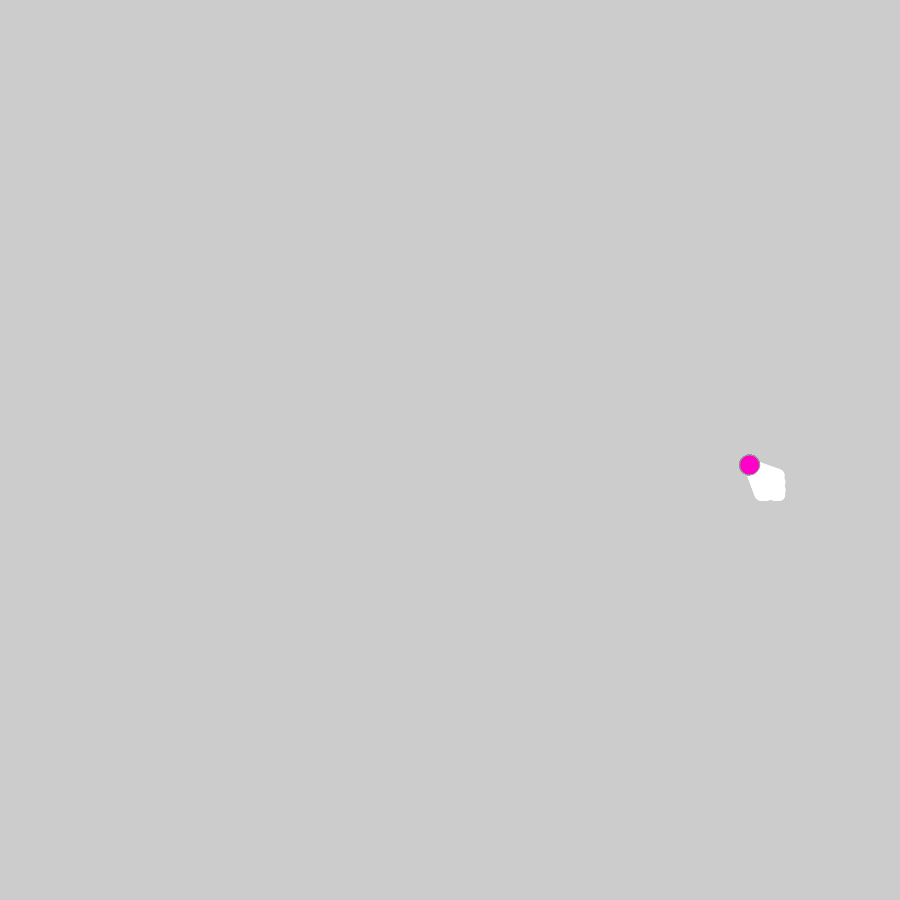
Frame 1 (no input)
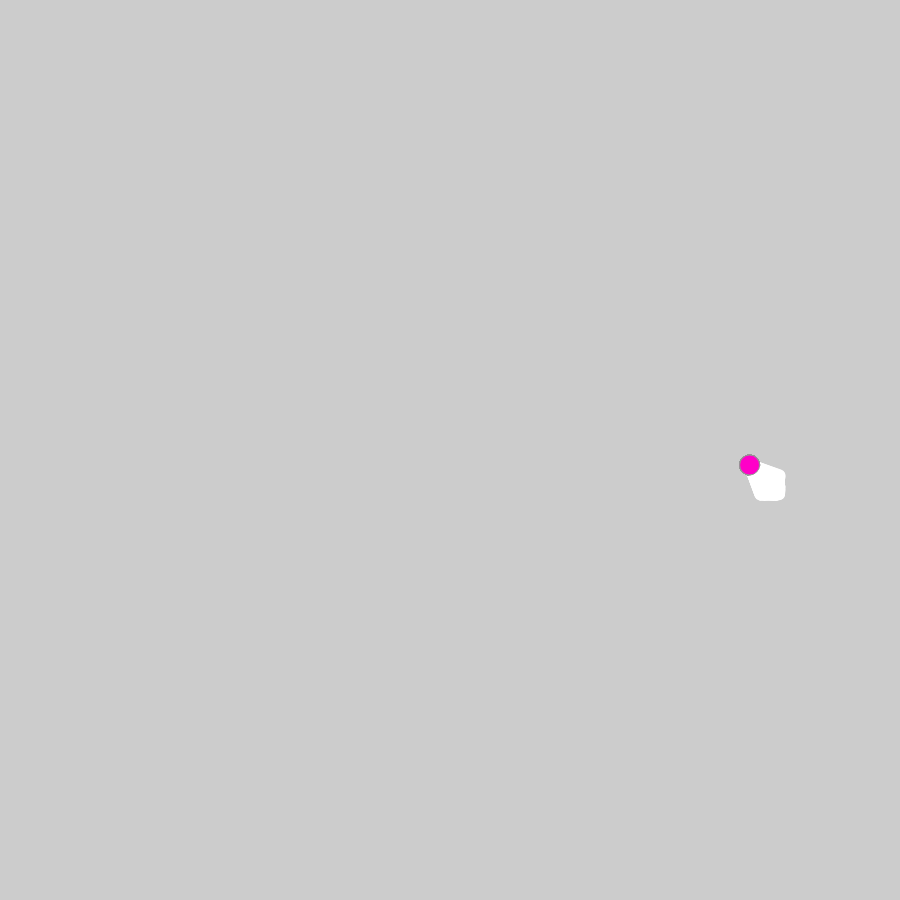
Frame 60 (no input)
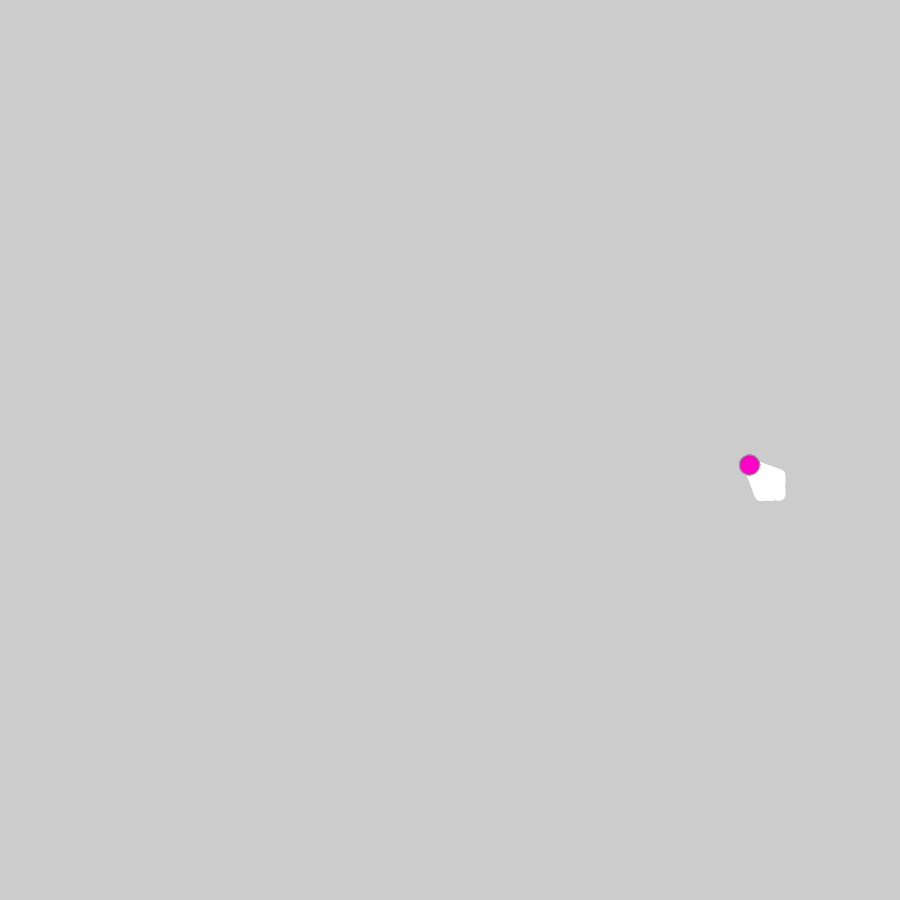
Frame 120 (the mouse pressed at the canvas centre since frame 60)

The p5.js sketch that drew these frames (run headless with seeded random() and noise() and a simulated clock; from frame 60 on, the mouse is pressed at the canvas centre):

// p5.js sketch
// ── sketch.js
var circlearray = [];
CircleOn = false;

function setup() {
  createCanvas(900, 900);
  for (var i = 0; i < 360; i++) {

    circlearray[i] = new CircleArray(450, 450); //put the particle system on the node
    circlearray.size = sin(i) * 12; //
    print("circle number" + circlearray[i])

  }

}

function draw() {
  background(204);
  strokeWeight(1);
  stroke(150);

  for (var i = 0; i < 360; i++) {

    circlearray[i] = new CircleArray(450, 450);
    circlearray[i].display(random(255), random(12));
    circlearray[i].update(random(255), random(12));
  }


}

function MousePressed() {

  CircleOn = !CircleOn;
}



function CircleArray(xPos, yPos) {
  this.angle = 0.0;
  this.offset = 120;
  this.scalar = 300;
  this.speed = 0.05;
  this.size = 20;

  if (CircleOn === false) {
    this.size = 20;
  }

  this.display = function(change, change2) {
    
    this.x = xPos + cos(this.angle) * this.scalar;
    this.y = yPos + sin(this.angle) * this.scalar;
    this.angle += this.speed;
    print(xPos);

  }


  this.update = function() {
    this.x = xPos + cos(this.angle) * this.scalar;
    this.y = yPos + sin(this.angle) * this.scalar;
    push();
    // rotate(x,y);
    stroke(255);
    strokeWeight(12);
    line(this.x, this.y, this.x + random(10, 30), this.y + random(10, 30));
    pop();

    fill(255, 0, 200);
    ellipse(this.x, this.y, this.size, this.size);
    this.scalar = -1 * (dist(mouseX, mouseY, width / 2, height / 2));
    print(circlearray.scalar);
  }
}
